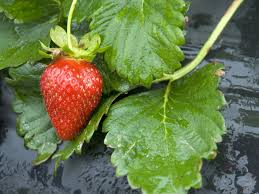
//> input picture src/PartA/s10.jpg, 259 x 194 px
$ ./cpu_cv   (built with g++ and OpenCV 4)
//> lines starting //> are read from the running program, lines starting //| are printed output that depends on the picture
#include <opencv2/imgproc.hpp>
#include <opencv2/highgui.hpp>
#include <opencv2/core.hpp>
#include <iostream>
#include <sys/time.h>
#include <sys/resource.h>
#include <stdint.h>

using namespace std;
using namespace cv;

// Structure for a Pixel
struct Pixel {
    int cluster_id;
    unsigned char r, g, b;
    unsigned int distance;
};

// Get the time difference given the start and the end
// [4 lines left out: function getDuration, not called in this run]

/*
 * Apply the mask to the image and output the result
 * */
Mat maskImg(String imPath, String mskPath) {
//> called with imPath = "PartA/s10.jpg", mskPath = "PartA_Masks/s10.jpg"
    Mat mask, image, result;

    // Read in the mask and the image given the paths
    mask = imread(mskPath);
//> mask is the input picture: 194 rows x 259 cols, CV_8UC3; mean B, G, R 74.4, 120.4, 104.7
    image = imread(imPath);
    // Grayscale the mask
    cvtColor(mask, mask, COLOR_RGB2GRAY);
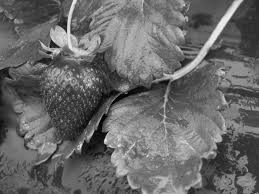
//> mask: 194 rows x 259 cols, CV_8UC1; min 1, max 243, mean 104.8

    // Bitwise AND the mask and image
    bitwise_and(image, image, result, mask=mask);

    return result;
}


/*
 * Apply the inverted version of the mask to the image and output the result
 * */
Mat maskImgInverted(String imPath, String mskPath) {
//> called with imPath = "PartA/s10.jpg", mskPath = "PartA_Masks/s10.jpg"
    Mat mask, invMask, image, result;

    // Read in the mask and the image given the paths
    mask = imread(mskPath);
    image = imread(imPath);
    // Grayscale the mask
    cvtColor(mask, mask, COLOR_RGB2GRAY);
    // Invert the mask
    threshold(mask, invMask, 0, 255, 1);
//> invMask: 194 rows x 259 cols, CV_8UC1; every value is 0

    // Bitwise AND the mask and image
    bitwise_and(image, image, result, mask=invMask);
//> result: 194 rows x 259 cols, CV_8UC3; every value is 0

    return result;
}

/*
 * Create the training set using the strawberry and non-strawberry pixels
 * */
vector<Pixel> createTrainingSet() {
    vector<Pixel> trainingSet;
    Mat strawberry, nonStrawberry;
    String imFile, mskFile;

    // For every image in the training folder mask images for strawberry and non-strawberry pixels
    // and add them to the training set vector
    for (int i = 0; i < 1; i++) {
        cout << "Training image " + to_string(i + 1) << endl;
        imFile = "PartA/s" + to_string(i + 10) + ".jpg";
        mskFile = "PartA_Masks/s" + to_string(i + 10) + ".jpg";
        strawberry = maskImg(imFile, mskFile);
        nonStrawberry = maskImgInverted(imFile, mskFile);


        // ********** STRAWBERRY PIXELS ***********
        // split the r, g, and b channels and create new pixel object
        int sRows = strawberry.rows;
//> sRows = 194
        int sCols = strawberry.cols;
//> sCols = 259

        unsigned int r = 0, g = 0, b = 0; // to keep track of the rgb values

        for (int j = 0; j < sRows; j++) {
            for (int k = 0; k < sCols; k++) {
                Vec3b color = strawberry.at<Vec3b>(Point(k, j));
                b = color[0];
                g = color[1];
                r = color[2];
                if (b || g || r) {
                    // Create a Pixel object
                    Pixel pixel = {1, r, g, b, 0};

                    // Add new pixel to the vector
                    trainingSet.push_back(pixel);
                }
                b = g = r = 0;
            }
        }
//> after the loop, b = 0; g = 0; r = 0; trainingSet = 50246 items

        // ********** NON-STRAWBERRY PIXELS ***********
        // split the r, g, and b channels and create new pixel object
        sRows = nonStrawberry.rows;
        sCols = nonStrawberry.cols;

        r = 0, g = 0, b = 0; // to keep track of the rgb values

        for (int j = 0; j < sRows; j++) {
            for (int k = 0; k < sCols; k++) {
                Vec3b color = nonStrawberry.at<Vec3b>(Point(k, j));
                b = color[0];
                g = color[1];
                r = color[2];
                if (b || g || r) {
                    // Create a Pixel object
                    Pixel pixel = {0, r, g, b, 0};

                    // Add new pixel to the vector
                    trainingSet.push_back(pixel);
                }
                b = g = r = 0;
            }
        }
//> after the loop, b = 0; g = 0; r = 0
    }
    cout << "Training Set Size: " + to_string(trainingSet.size()) + " pixels"  << endl;
//| Training Set Size: 50246 pixels

    return trainingSet;
}

/*
 * Comparison between Points for sorting
 * */
// [4 lines left out: function comparison, not called in this run]

/*
 * Return the Euclidean distance between two sets of rgb values
 **/
// [9 lines left out: function findDistance, not called in this run]

/*
 * Do a comparision for the given pixel against every Pixel object in
 * */
// [111 lines left out: functions classifyPixel, main, not called in this run]

// added to run one function of the file
int main() { createTrainingSet(); }
